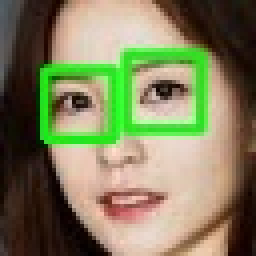
#> input picture image_detect_demo/face_image_eye/01_002_001.jpg, 64 x 64 px (shown 4 times larger); its folder holds only this picture in this run
$ python 03.img_data_generator_lab.py
#> lines starting #> are read from the running program, lines starting #| are printed output that depends on the picture
from distutils import extension
import os
import random
import pathlib
import shutil
import glob
import cv2
import numpy as np

def load_name_images(image_path_pattern):
    name_images = []
    # 지정한 경로에서 이미지 파일 취득
    image_paths = glob.glob(image_path_pattern)
    # 파일별로 읽기
    for image_path in image_paths:
        path = pathlib.Path(image_path)
        # 파일 경로
        fullpath = str(path.resolve())
        print(f"이미지 파일(절대 경로):{fullpath}")
        # 파일명
        filename = path.name
        print(f"이미지 파일(파일명):{filename}")
        # 이미지 읽기
        image = cv2.imread(fullpath)
        if image is None:
            print(f"이미지 파일[{fullpath}]을 읽을 수가 없습니다.")
            continue
        name_images.append((filename, image))
    return name_images

def scratch_image(image, use_flip=True, use_threshold=True, use_filter=True):
    # 어떤 증가규칙을 사용할 것인지 설정 (Flip or 밝기 or 화소 ...)
    methods = [use_flip, use_threshold, use_filter]

    # 흐린 필터 작성
    # filter1 = np.ones((3, 3))
    # 오리지날 이미지를 배열로 저장
    images = [image]

    # cv2.flip(x, 1)
    # 증가 규칙을 위한 함수
    scratch = np.array([
        # Flip 처리
        lambda x: cv2.flip(x, 1),
        # 밝기 처리
        lambda x: cv2.threshold(x ,100, 255, cv2.THRESH_TOZERO)[1],
        # 블러 처리
        lambda x: cv2.GaussianBlur(x, (5, 5), 0),
    ])

    # 이미지 증가
    doubling_images = lambda f, img: np.r_[img, [f(i) for i in img]]
    for func in scratch[methods]:
        images = doubling_images(func, images)
        print(f"{images}, {np.shape(images)}")

    return images

def delete_dir(dir_path, is_delete_top_dir=True):
    for root, dirs, files in os.walk(dir_path, topdown=False):
        for name in files:
            os.remove(os.path.join(root, name))
        for name in dirs:
            os.rmdir(os.path.join(root, name))
    if is_delete_top_dir:
        os.rmdir(dir_path)

RETURN_SUCCESS = 0
RETURN_FAILURE = -1
# Test Image Directory
TEST_IMAGE_PATH = "./test_image"
# Face Image Directory
IMAGE_PATH_PATTERN = "./face_image_eye/*"
# Output Directory
OUTPUT_IMAGE_DIR = "./face_scratch_image"

def main():
    print("===================================================================")
    print("이미지 증가를 위한 OpenCV 이용")
    print("지정한 이미지 파일의 수를 증가 (Flip, 임계값 등의 작업으로 8배 증가)")
    print("===================================================================")

    # 디렉토리 작성
    if not os.path.isdir(OUTPUT_IMAGE_DIR):
        os.mkdir(OUTPUT_IMAGE_DIR)
    # 디렉토리 내 파일 제거
    delete_dir(OUTPUT_IMAGE_DIR, False)

    # 디렉토리 작성
    if not os.path.isdir(TEST_IMAGE_PATH):
        os.mkdir(TEST_IMAGE_PATH)
    # 디렉토리 내 파일 제거
    delete_dir(TEST_IMAGE_PATH, False)

    # 대상 이미지에 2배 정보를 테스트용 파일로 구분
    image_files = glob.glob(IMAGE_PATH_PATTERN)
    random.shuffle(image_files)
    for i in range(len(image_files) // 5):
        shutil.move(str(image_files[i]), TEST_IMAGE_PATH)

    # 대상 이미지 읽기
    name_images = load_name_images(IMAGE_PATH_PATTERN)
#> in load_name_images, image is the input picture: shape (64, 64, 3); mean B, G, R 91.4, 126.5, 128
#> name_images = 1 item

    # 대상 이미지 별로 증가 작업
    for name_image in name_images:
        filename, extension = os.path.splitext(name_image[0])
        image = name_image[1]
        # 대상 이미지 증가
        scratch_face_images = scratch_image(image)

        # 대상 이미지 저장
        for idx, image in enumerate(scratch_face_images):
            output_path = os.path.join(OUTPUT_IMAGE_DIR, f"{filename}_{str(idx)}{extension}")
            print(f"출력 파일(절대 경로):{output_path}")
            cv2.imwrite(output_path, image)
#> this loop made 1 pass
#> methods in scratch_image on pass 1: [True, True, True]
#> (printed output is left out)
#> pass 1, in main, `cv2.imwrite(output_path, image)`:
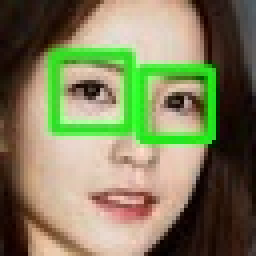
#> saved as 01_002_001_1.jpg: shape (64, 64, 3) (shown 4 times larger); mean B, G, R 91.4, 126.5, 128
#> pass 1, in main, `cv2.imwrite(output_path, image)`:
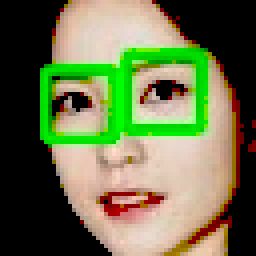
#> saved as 01_002_001_2.jpg: shape (64, 64, 3) (shown 4 times larger); mean B, G, R 74.4, 113.4, 106.1
#> pass 1, in main, `cv2.imwrite(output_path, image)`:
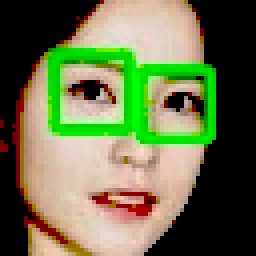
#> saved as 01_002_001_3.jpg: shape (64, 64, 3) (shown 4 times larger); mean B, G, R 74.4, 113.4, 106.1
#> pass 1, in main, `cv2.imwrite(output_path, image)`:
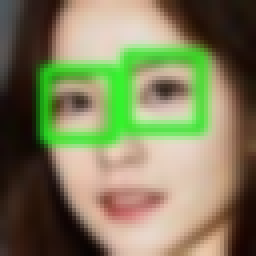
#> saved as 01_002_001_4.jpg: shape (64, 64, 3) (shown 4 times larger); mean B, G, R 91.4, 126.5, 128
#> after the loop:
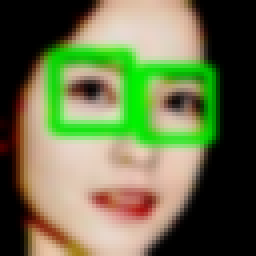
#> image: shape (64, 64, 3) (shown 4 times larger); mean B, G, R 74.5, 113.5, 106.1

    return RETURN_SUCCESS

if __name__ == "__main__":
    main()

$ run again, on image_detect_demo/face_image_eye/01_010_001.jpg
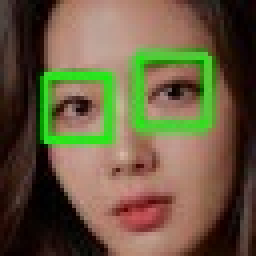
#> input picture image_detect_demo/face_image_eye/01_010_001.jpg, 64 x 64 px (shown 4 times larger)
#> in load_name_images, image is the input picture: shape (64, 64, 3); mean B, G, R 64, 91.1, 105
#> name_images = 1 item
#> the loop in main, `for name_image in name_images:` made 1 pass
#> methods in scratch_image on pass 1: [True, True, True]
#> (printed output is left out)
#> pass 1, in main, `cv2.imwrite(output_path, image)`:
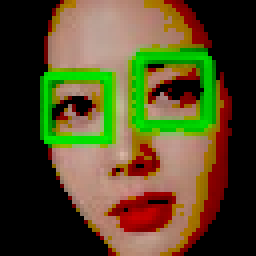
#> saved as 01_010_001_2.jpg: shape (64, 64, 3) (shown 4 times larger); mean B, G, R 38.4, 74.5, 84.1
#> after the loop in main, `for name_image in name_images:`:
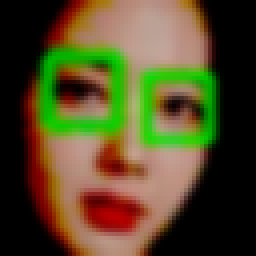
#> image: shape (64, 64, 3) (shown 4 times larger); mean B, G, R 38.5, 74.6, 84.2

$ run again, on image_detect_demo/face_image_eye/01_013_001.jpg
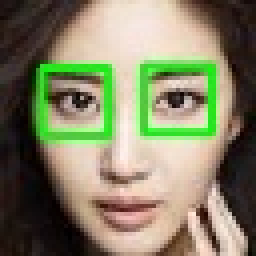
#> input picture image_detect_demo/face_image_eye/01_013_001.jpg, 64 x 64 px (shown 4 times larger)
#> in load_name_images, image is the input picture: shape (64, 64, 3); mean B, G, R 101.6, 129.8, 131.8
#> name_images = 1 item
#> the loop in main, `for name_image in name_images:` made 1 pass
#> methods in scratch_image on pass 1: [True, True, True]
#> (printed output is left out)
#> pass 1, in main, `cv2.imwrite(output_path, image)`:
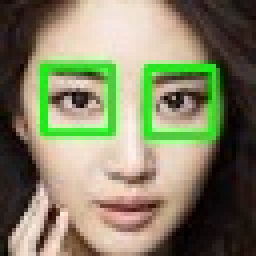
#> saved as 01_013_001_1.jpg: shape (64, 64, 3) (shown 4 times larger); mean B, G, R 101.6, 129.8, 131.8
#> after the loop in main, `for name_image in name_images:`:
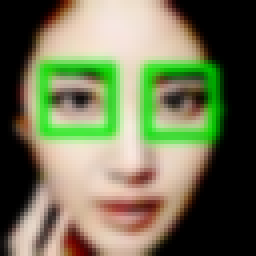
#> image: shape (64, 64, 3) (shown 4 times larger); mean B, G, R 85.4, 116.6, 113.4

$ run again, on image_detect_demo/face_image_eye/01_016_001.jpg
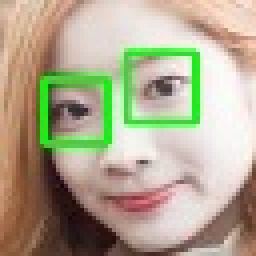
#> input picture image_detect_demo/face_image_eye/01_016_001.jpg, 64 x 64 px (shown 4 times larger)
#> in load_name_images, image is the input picture: shape (64, 64, 3); mean B, G, R 143.7, 168.5, 176.9
#> name_images = 1 item
#> the loop in main, `for name_image in name_images:` made 1 pass
#> methods in scratch_image on pass 1: [True, True, True]
#> (printed output is left out)
#> pass 1, in main, `cv2.imwrite(output_path, image)`:
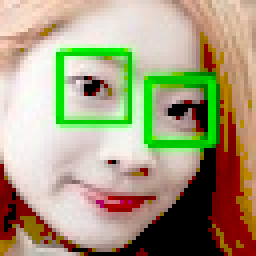
#> saved as 01_016_001_3.jpg: shape (64, 64, 3) (shown 4 times larger); mean B, G, R 126.5, 157.2, 167.2
#> after the loop in main, `for name_image in name_images:`:
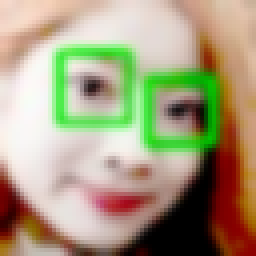
#> image: shape (64, 64, 3) (shown 4 times larger); mean B, G, R 126.4, 157.2, 167.2
